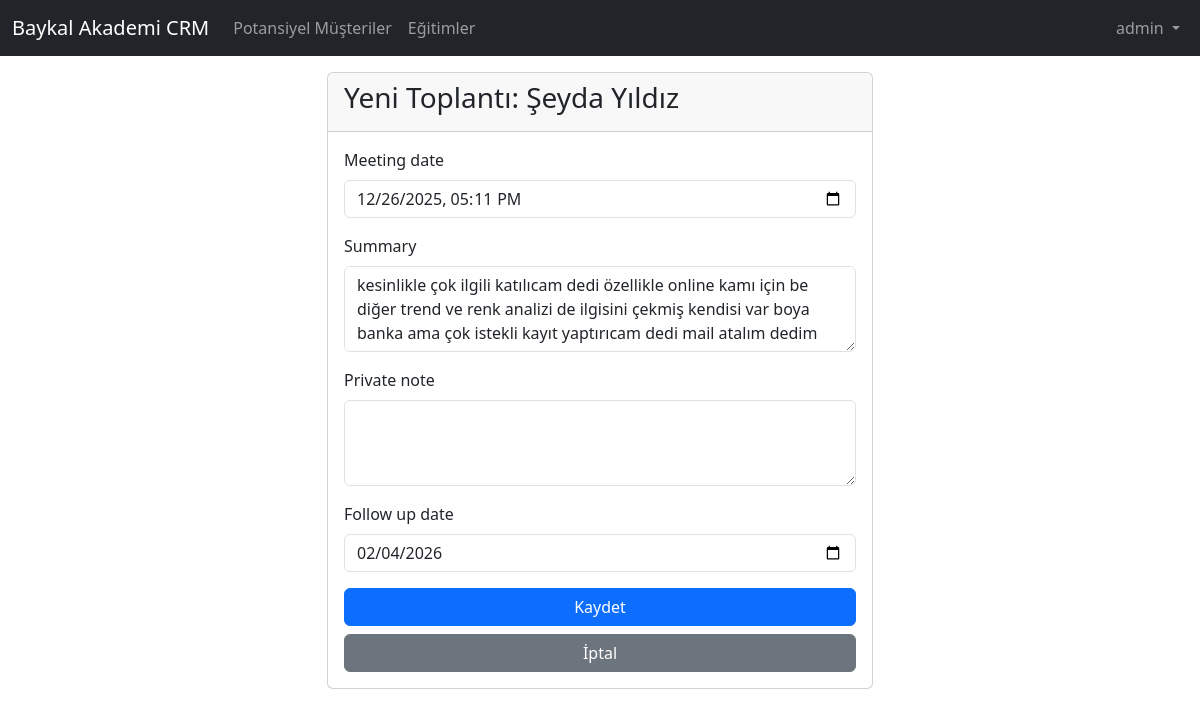
Page /meeting/3/update/ (signed in) on the earlier database version.
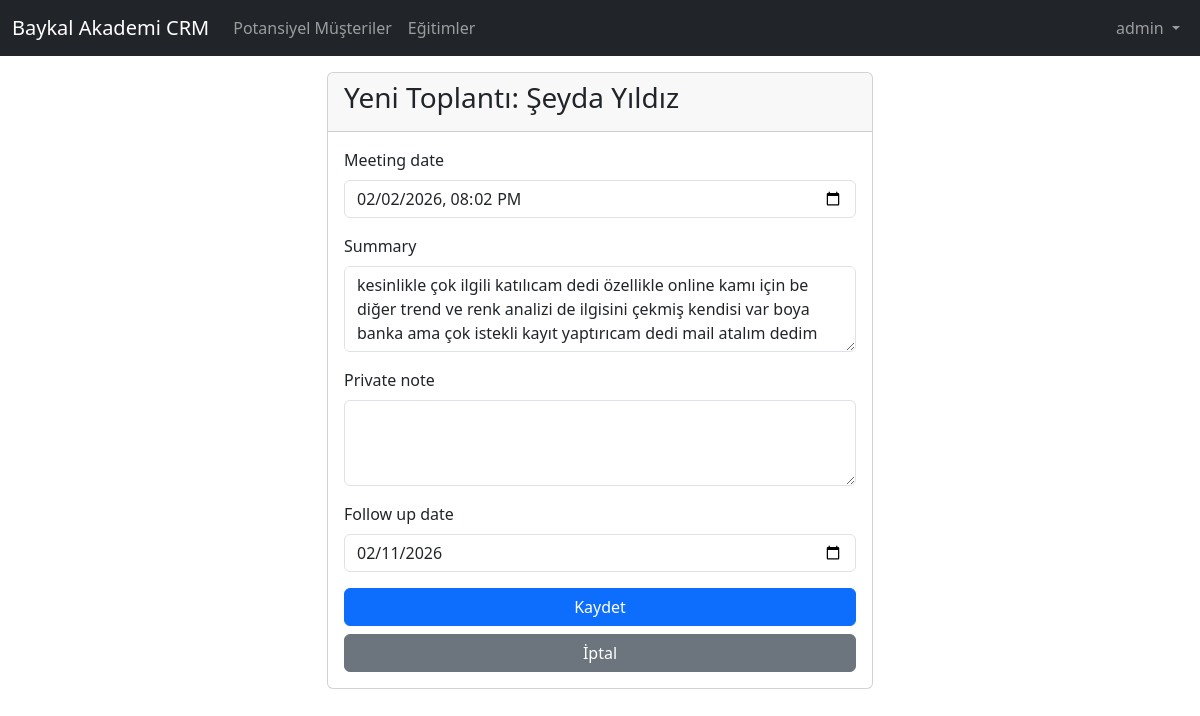
Same page on the later database version.
### core/models.py (models this page shows, shortened)
class Meeting(models.Model):
    lead = models.ForeignKey('Lead', on_delete=models.CASCADE, null=True)
    user = models.ForeignKey(User, on_delete=models.SET_NULL, null=True, blank=True)
    meeting_date = models.DateTimeField()
    summary = models.TextField()
    private_note = models.TextField(blank=True, null=True)
    follow_up_date = models.DateField(null=True, blank=True)

### core/views.py (the view)
# urls.py: path('meeting/<int:pk>/update/', views.meeting_update, name='meeting_update'),
@login_required
def meeting_update(request, pk):
    meeting = get_object_or_404(Meeting, pk=pk)
    if request.method == 'POST':
        form = MeetingForm(request.POST, instance=meeting)
        if form.is_valid():
            form.save()
            return redirect('lead_detail', pk=meeting.lead.id)
    else:
        form = MeetingForm(instance=meeting)
    return render(request, 'core/meeting/meeting_form.html', {'form': form, 'lead': meeting.lead})

### core/forms.py
class MeetingForm(forms.ModelForm):
    class Meta:
        model = Meeting
        fields = ['meeting_date', 'summary', 'private_note', 'follow_up_date']
        widgets = {
            'meeting_date': forms.DateTimeInput(attrs={'type': 'datetime-local'}, format='%Y-%m-%dT%H:%M'),
            'summary': forms.Textarea(attrs={'rows': 3}),
            'private_note': forms.Textarea(attrs={'rows': 3}),
            'follow_up_date': forms.DateInput(attrs={'type': 'date'}, format='%Y-%m-%d'),
        }

### core/templates/core/meeting/meeting_form.html (shortened to what this page needs)
{% extends 'core/base.html' %}
{% block content %}
<div class="row justify-content-center">
    <div class="col-md-6">
        <div class="card">
            <div class="card-header">
                <h3>Yeni Toplantı:
                    {% if lead %}
                    {{ lead.first_name }} {{ lead.last_name }}
                    {% else %}
                    {{ person.first_name }} {{ person.last_name }}
                    {% endif %}
                </h3>
            </div>
            <div class="card-body">
                <form method="post">
                    {% for field in form %}
                    <div class="mb-3">
                        <label for="{{ field.id_for_label }}" class="form-label">{{ field.label }}</label>
                        {{ field }}
                    </div>
                    {% endfor %}
                    <div class="d-grid gap-2">
                        <button type="submit" class="btn btn-primary">Kaydet</button>
                        {% if lead %}
                        <a href="{% url 'lead_detail' lead.id %}" class="btn btn-secondary">İptal</a>
                        {% else %}
                        <a href="{% url 'person_detail' person.id %}" class="btn btn-secondary">İptal</a>
                        {% endif %}
                    </div>
                </form>
            </div>
        </div>
    </div>
</div>
{% endblock %}

Differences in the rows shown:
changed Meeting: meeting_date "12/26/2025 17:11" → "02/02/2026 20:02"; follow_up_date "02/04/2026" → "02/11/2026"
